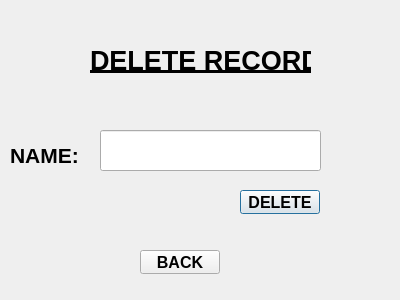
<?xml version="1.0" encoding="UTF-8"?>
<ui version="4.0">
 <class>delete_rec</class>
 <widget class="QDialog" name="delete_rec">
  <property name="geometry">
   <rect>
    <x>0</x>
    <y>0</y>
    <width>400</width>
    <height>300</height>
   </rect>
  </property>
  <property name="windowTitle">
   <string>Delete Record</string>
  </property>
  <widget class="QLabel" name="bg_img">
   <property name="geometry">
    <rect>
     <x>0</x>
     <y>0</y>
     <width>411</width>
     <height>301</height>
    </rect>
   </property>
   <property name="text">
    <string/>
   </property>
   <property name="pixmap">
    <pixmap resource="Resources.qrc">:/Resources/Resources/cash_welcome.jpg</pixmap>
   </property>
  </widget>
  <widget class="QLabel" name="delete_label">
   <property name="geometry">
    <rect>
     <x>90</x>
     <y>40</y>
     <width>221</width>
     <height>41</height>
    </rect>
   </property>
   <property name="font">
    <font>
     <pointsize>20</pointsize>
     <bold>true</bold>
     <underline>true</underline>
    </font>
   </property>
   <property name="text">
    <string>DELETE RECORD</string>
   </property>
  </widget>
  <widget class="QLabel" name="name_label">
   <property name="geometry">
    <rect>
     <x>10</x>
     <y>140</y>
     <width>81</width>
     <height>31</height>
    </rect>
   </property>
   <property name="font">
    <font>
     <pointsize>16</pointsize>
     <bold>true</bold>
    </font>
   </property>
   <property name="text">
    <string>NAME:</string>
   </property>
  </widget>
  <widget class="QPushButton" name="delete_btn">
   <property name="geometry">
    <rect>
     <x>240</x>
     <y>190</y>
     <width>80</width>
     <height>24</height>
    </rect>
   </property>
   <property name="font">
    <font>
     <pointsize>12</pointsize>
     <bold>true</bold>
    </font>
   </property>
   <property name="text">
    <string>DELETE</string>
   </property>
  </widget>
  <widget class="QLineEdit" name="name_input">
   <property name="geometry">
    <rect>
     <x>100</x>
     <y>130</y>
     <width>221</width>
     <height>41</height>
    </rect>
   </property>
  </widget>
  <widget class="QPushButton" name="back_btn">
   <property name="geometry">
    <rect>
     <x>140</x>
     <y>250</y>
     <width>80</width>
     <height>24</height>
    </rect>
   </property>
   <property name="font">
    <font>
     <pointsize>12</pointsize>
     <bold>true</bold>
    </font>
   </property>
   <property name="text">
    <string>BACK</string>
   </property>
  </widget>
 </widget>
 <resources>
  <include location="Resources.qrc"/>
 </resources>
 <connections/>
</ui>
